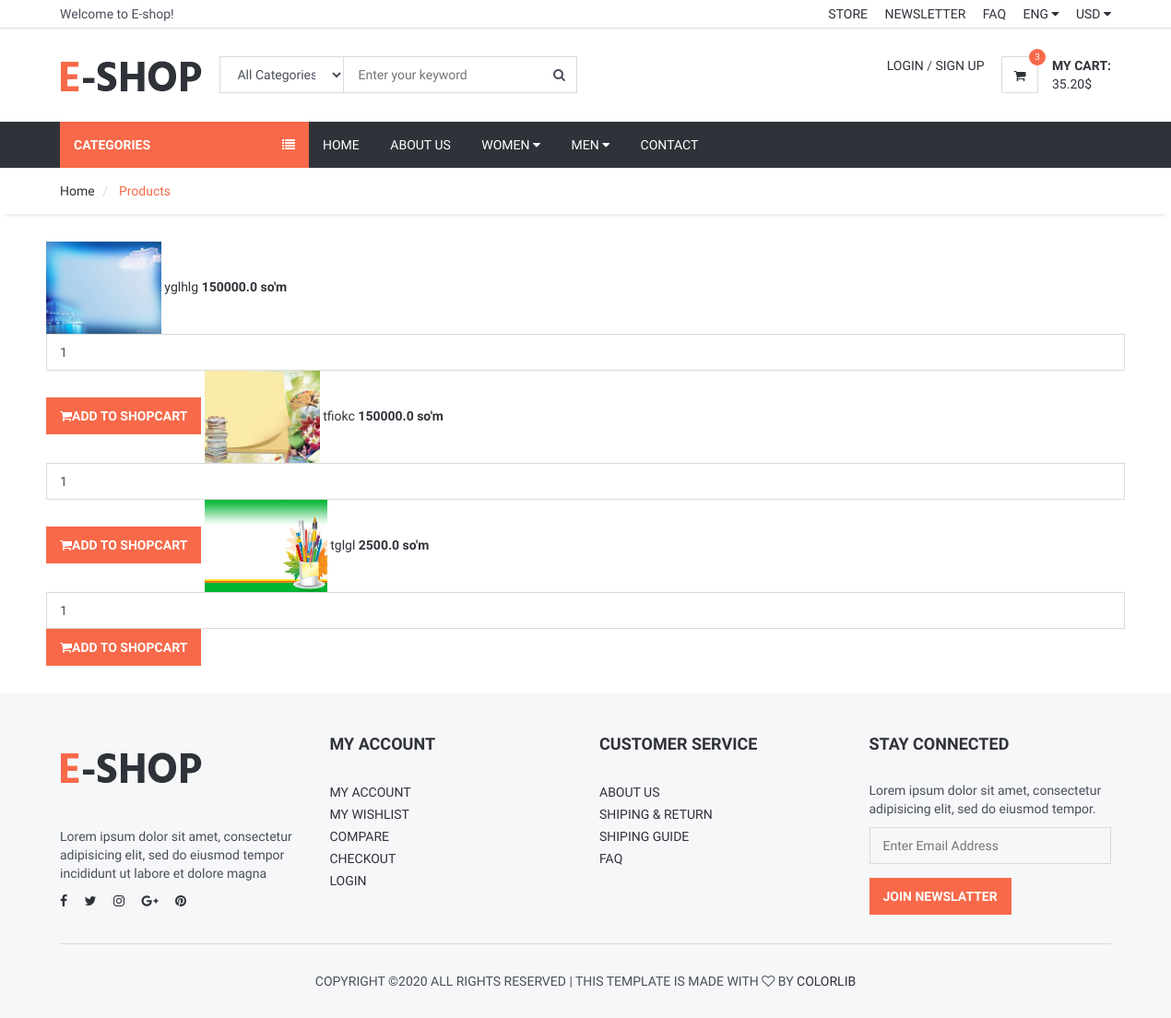
Screenshot of /category/2/jkgkgh with the database file from the repository.
### product/models.py (models this page shows, shortened)
class Product(models.Model):
    STATUS = (
        ('True', 'Mavjud'),
        ('False', 'Mavjud Emas'),
    )
    category = models.ForeignKey(Category, on_delete=models.CASCADE)
    title = models.CharField(max_length=255, unique=True)
    keywords = models.CharField(max_length=255, unique=True)
    description = models.TextField(blank=True)
    image = models.ImageField(blank=True, upload_to='images/')
    price = models.FloatField()
    amount = models.IntegerField()
    minamount = models.IntegerField()
    detail = RichTextUploadingField()
    status = models.CharField(max_length=15, choices=STATUS)
    slug = models.SlugField(null=False, unique=True)
    create_at = models.DateTimeField(auto_now_add=True)
    update_at = models.DateTimeField(auto_now=True)
    def image_tag(self):
        return mark_safe('<img src="{}" height="50">'.format(self.image.url))
    image_tag.short_description = 'Image'

### home/views.py (the view)
# urls.py: path('category/<int:id>/<slug:slug>', views.category_products, name='category_products'),
def category_products(request, id, slug):
    category = Category.objects.all()
    products = Product.objects.filter(category_id=id)
    context = {
        'category': category,
        'products': products,
    }
    return render(request, 'category_products.html', context)

### home/templates/category_products.html (shortened to what this page needs)
{% extends 'homebase.html' %}
{% load static %}
{% block sidebar %}{% include 'sidebar.html' %} {% endblock %}
{% block body %}
    <div id="breadcrumb">
        <div class="container">
            <ul class="breadcrumb">
                <li><a href="/">Home</a></li>
                <li class="active">{{ category.title }} Products</li>
            </ul>
        </div>
    </div>
    <div class="section">
        <div class="container">
            <div class="row">
               {% for rs in products %}
                    <tr>
                        <td class="thumb"><a href="/product/{{ rs.id }}/{{ rs.slug }}">
                            <img src="{{ rs.image.url }}" style="height: 100px" alt=""></a></td>
                        <td class="details">
                            <a href="/product/{{ rs.id }}/{{ rs.slug }}">{{ rs.title }}</a>
                        </td>
                        <td class="price text-center"><strong>{{ rs.price }} so'm</strong></td>
                        <td class="qty text-center"><input class="input" type="number" value="1"></td>
                        <td class="text-right"><a href="/order/addtoshopcart/{{ rs.id }}" class="primary-btn add-to-cart"><i class="fa fa-shopping-cart"></i>Add to shopcart</a></td>
                    </tr>
                {% endfor %}
            </div>
        </div>
    </div>
{% endblock %}
{% block footer %} {% include 'footer.html' %}{% endblock %}

### home/static/css/style.css (style rules this page uses)
body { font-family: 'Hind', sans-serif; color: #4A4E5A; overflow-x: hidden; }
strong { color: #30323A; }
ul, ol { margin: 0; padding: 0; list-style: none }
.main-btn, .primary-btn { display: inline-block; padding: 10px 15px; text-transform: uppercase; font-weight: 700; border: none; -webkit-transition: 0.3s all; transition: 0.3s all; }
.primary-btn { color: #FFF; background-color: #F8694A; }
.input { width: 100%; height: 40px; padding: 0px 15px; border: none; background-color: transparent; -webkit-box-shadow: 0px 0px 0px 1px #DADADA inset, 0px 0px 0px 5px transparent; box-shadow: 0px 0px 0px 1px #DADADA inset, 0px 0px 0px 5px transparent; -webkit-transition: 0.3s all; transition: 0.3s all; }
.section { padding-top: 30px; padding-bottom: 30px; }
#breadcrumb { -webkit-box-shadow: 0px 6px 6px -6px rgba(0, 0, 0, 0.175); box-shadow: 0px 6px 6px -6px rgba(0, 0, 0, 0.175); }
.breadcrumb { background-color: transparent; border: none; border-radius: 0px; padding: 15px 0px; margin: 0; }
.breadcrumb>.active { color: #F8694A; }
.breadcrumb>li+li:before { color: #DADADA; }

### rows the page displays
Product: image (picture), title "yglhlg", price "150000.0"
Product: image (picture), title "tfiokc", price "150000.0"
Product: image (picture), title "tglgl", price "2500.0"
